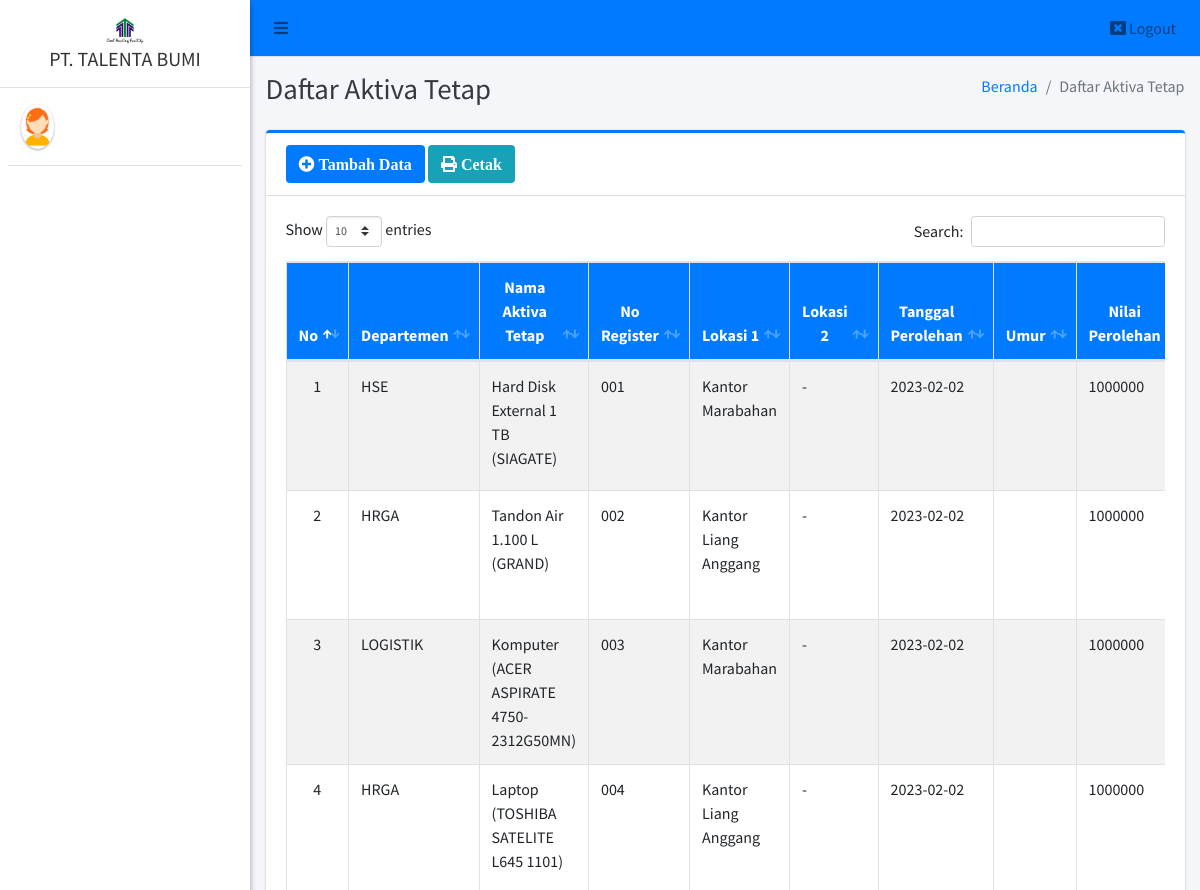
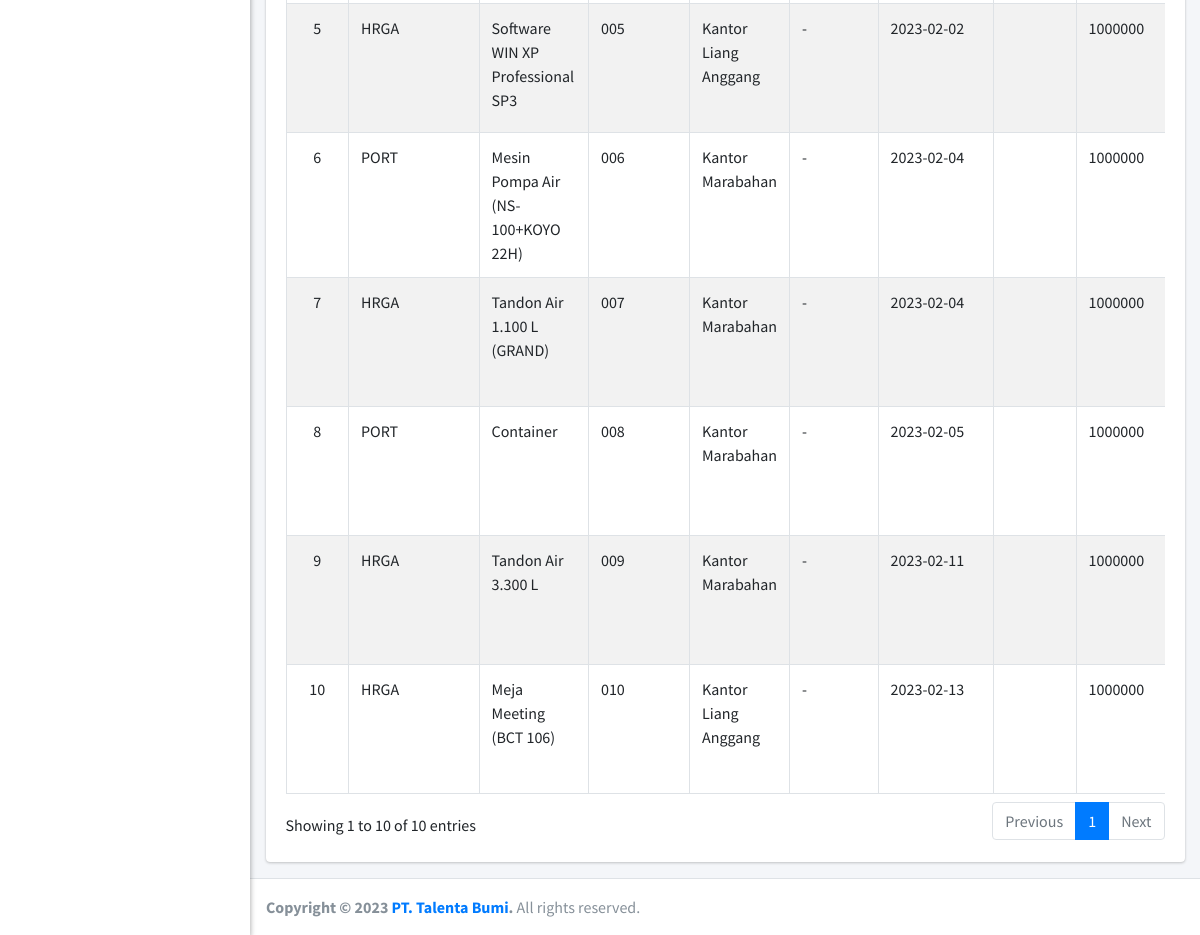
The app's page /pimpinan/dat/index.php with its own data (2 pictures, top to bottom).
### tables this page shows
CREATE TABLE `aktiva_tetap` (
  `id_aktiva` int(11) NOT NULL,
  `jenis_aktiva` varchar(25) NOT NULL,
  `nama_aktiva` varchar(40) NOT NULL,
  `no_register` varchar(25) NOT NULL,
  `lokasi1` varchar(150) NOT NULL,
  `lokasi2` varchar(150) NOT NULL,
  `tanggal_perolehan` date NOT NULL,
  `nilai_perolehan` varchar(50) NOT NULL,
  `jumlah` varchar(20) NOT NULL,
  `satuan` varchar(20) NOT NULL
);

### pimpinan/dat/index.php (the view, shortened to what this page needs)
<?php
require '../../config/koneksi.php';
?>
<!DOCTYPE html>
<html>
<?php
include '../../templates/head.php';
?>
<body class="hold-transition sidebar-mini layout-fixed">
    <div class="wrapper">
        <?php
        include '../../templates/navbar.php';
        ?>
        <?php
        include '../../templates/sidebar.php';
        ?>
        <div class="content-wrapper">
            <div class="content-header">
                <div class="container-fluid">
                    <div class="row mb-2">
                        <div class="col-sm-6">
                            <h1 class="m-0 text-dark">Daftar Aktiva Tetap</h1>
                        </div>
                        <div class="col-sm-6">
                            <ol class="breadcrumb float-sm-right">
                                <li class="breadcrumb-item"><a href="#">Beranda</a></li>
                                <li class="breadcrumb-item active">Daftar Aktiva Tetap</li>
                            </ol>
                        </div>
                    </div>
                </div>
            </div>
            <section class="content">
                <div class="container-fluid">
                    <div class="row">
                        <div class="col-12">
                            <div class="card card-primary card-outline">
                                <div class="card-header">
                                    <a href="tambah" class="btn bg-primary"><i class="fa fa-plus-circle"> Tambah Data</i></a>
                                    <a href="#" data-toggle="modal" data-target="#dat" class="btn bg-info"><i class="fa fa-print"> Cetak</i></a>
                                </div>
                                <div class="card-body">
                                    <div class="table-responsive">
                                        <table id="example1" class="table table-bordered table-striped">
                                            <thead class="bg-primary">
                                                <tr align="center">
                                                    <th>No</th>
                                                    <th>Departemen</th>
                                                    <th>Nama Aktiva Tetap</th>
                                                    <th>No Register</th>
                                                    <th>Lokasi 1</th>
                                                    <th>Lokasi 2</th>
                                                    <th>Tanggal Perolehan</th>
                                                    <th>Umur</th>
                                                    <th>Nilai Perolehan</th>
                                                </tr>
                                            </thead>
                                            <tbody style="background-color: white">
                                                <?php
                                                $no = 1;
                                                $data = $koneksi->query("SELECT * FROM aktiva_tetap ORDER BY id_aktiva ASC");
                                                while ($row = $data->fetch_array()) {
                                                ?>
                                                    <tr>
                                                        <td align="center"><?= $no++ ?></td>
                                                        <td><?= $row['jenis_aktiva'] ?></td>
                                                        <td><?= $row['nama_aktiva'] ?></td>
                                                        <td><?= $row['no_register'] ?></td>
                                                        <td><?= $row['lokasi1'] ?></td>
                                                        <td><?= $row['lokasi2'] ?></td>
                                                        <td><?= $row['tanggal_perolehan'] ?></td>
                                                        <td><?= $row['umur'] ?></td>
                                                        <td><?= $row['nilai_perolehan'] ?></td>
                                                    </tr>
                                                <?php } ?>
                                            </tbody>
                                        </table>
                                    </div>
                                </div>
                            </div>
                        </div>
                    </div>
                </div>
            </section>
        </div>
        <?php include_once "../../templates/footer.php"; ?>
    </div>
</body>
</html>

### records on screen
aktiva_tetap: jenis_aktiva "HSE", nama_aktiva "Hard Disk External 1 TB (SIAGATE)", no_register "001", lokasi1 "Kantor Marabahan", lokasi2 "-", tanggal_perolehan "2023-02-02", nilai_perolehan "1000000"
aktiva_tetap: jenis_aktiva "HRGA", nama_aktiva "Tandon Air 1.100 L (GRAND)", no_register "002", lokasi1 "Kantor Liang Anggang", lokasi2 "-", tanggal_perolehan "2023-02-02", nilai_perolehan "1000000"
aktiva_tetap: jenis_aktiva "LOGISTIK", nama_aktiva "Komputer (ACER ASPIRATE 4750- 2312G50MN)", no_register "003", lokasi1 "Kantor Marabahan", lokasi2 "-", tanggal_perolehan "2023-02-02", nilai_perolehan "1000000"
aktiva_tetap: jenis_aktiva "HRGA", nama_aktiva "Laptop (TOSHIBA SATELITE L645 1101)", no_register "004", lokasi1 "Kantor Liang Anggang", lokasi2 "-", tanggal_perolehan "2023-02-02", nilai_perolehan "1000000"
aktiva_tetap: jenis_aktiva "HRGA", nama_aktiva "Software WIN XP Professional SP3", no_register "005", lokasi1 "Kantor Liang Anggang", lokasi2 "-", tanggal_perolehan "2023-02-02", nilai_perolehan "1000000"
aktiva_tetap: jenis_aktiva "PORT", nama_aktiva "Mesin Pompa Air (NS-100+KOYO 22H)", no_register "006", lokasi1 "Kantor Marabahan", lokasi2 "-", tanggal_perolehan "2023-02-04", nilai_perolehan "1000000"
aktiva_tetap: jenis_aktiva "HRGA", nama_aktiva "Tandon Air 1.100 L (GRAND)", no_register "007", lokasi1 "Kantor Marabahan", lokasi2 "-", tanggal_perolehan "2023-02-04", nilai_perolehan "1000000"
aktiva_tetap: jenis_aktiva "PORT", nama_aktiva "Container", no_register "008", lokasi1 "Kantor Marabahan", lokasi2 "-", tanggal_perolehan "2023-02-05", nilai_perolehan "1000000"
aktiva_tetap: jenis_aktiva "HRGA", nama_aktiva "Tandon Air 3.300 L", no_register "009", lokasi1 "Kantor Marabahan", lokasi2 "-", tanggal_perolehan "2023-02-11", nilai_perolehan "1000000"
aktiva_tetap: jenis_aktiva "HRGA", nama_aktiva "Meja Meeting (BCT 106)", no_register "010", lokasi1 "Kantor Liang Anggang", lokasi2 "-", tanggal_perolehan "2023-02-13", nilai_perolehan "1000000"
